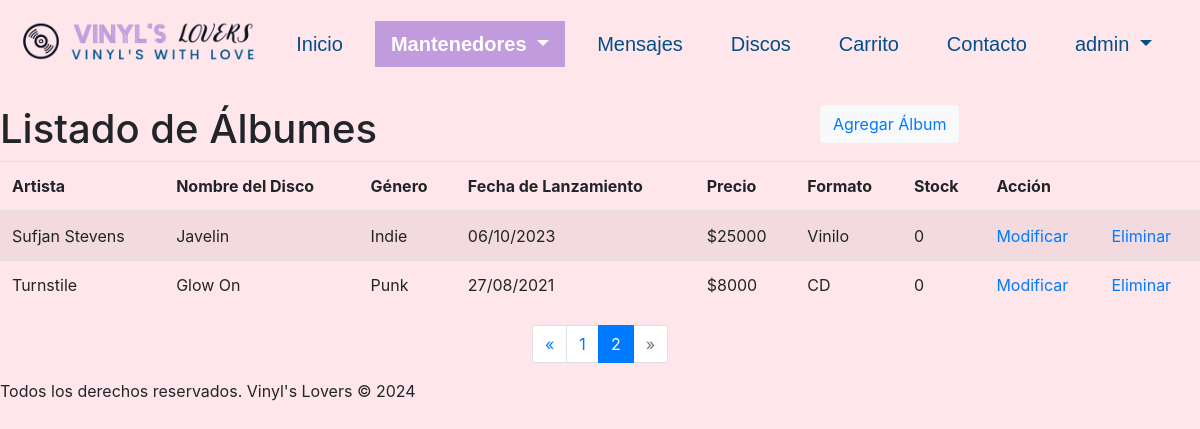
/discos/crud_albums?page=2 (signed in), run on an earlier commit of the app's database.
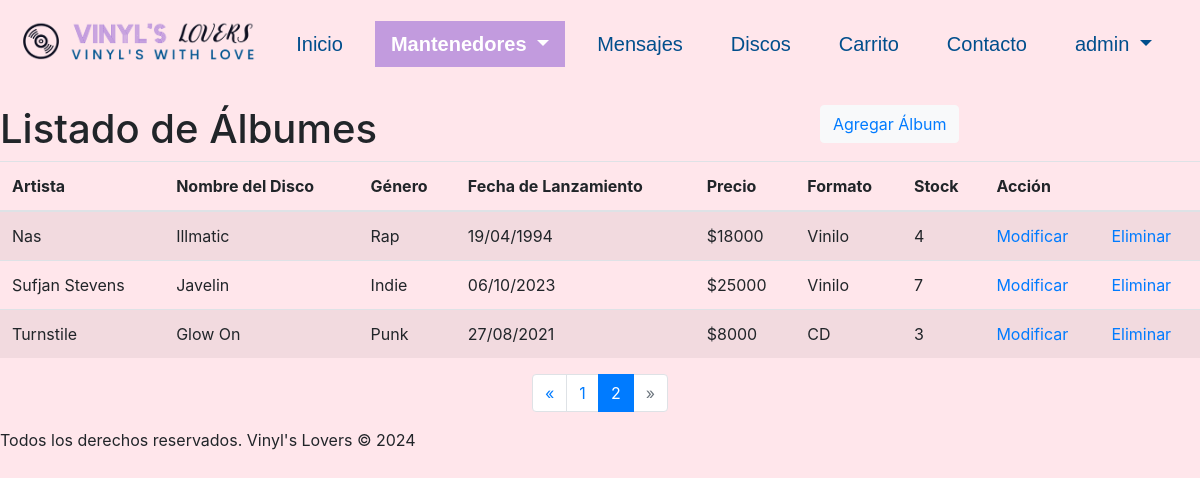
And on a later commit of the database.
### discos/models.py (models this page shows, shortened)
class Album(models.Model):
    id_album = models.AutoField(db_column='idAlbum', primary_key=True)
    id_artista = models.ForeignKey('Artista',on_delete=models.CASCADE, db_column='idArtista')
    nombre_disco = models.CharField(max_length=100, null=False)
    fecha_lanzamiento = models.DateField(null=False, blank=False)
    precio = models.IntegerField(null=False, blank=False)
    id_formato = models.ForeignKey('Formato',on_delete=models.CASCADE, db_column='idFormato')
    id_genero = models.ForeignKey('Genero',on_delete=models.CASCADE, db_column='idGenero')
    portada = models.ImageField(upload_to="media/", default=None)
    stock = models.IntegerField(null=True, default=0)
    class Meta:
        unique_together = [['id_artista', 'nombre_disco', 'fecha_lanzamiento', 'precio', 'id_formato', 'id_genero']]

class Artista(models.Model):
    id_artista = models.AutoField(db_column='idArtista', primary_key=True)
    nombre_artista = models.CharField(max_length=100, null=False, blank=False)
    pais = models.CharField(max_length=30, null=False, blank=False)
    biografia = models.TextField(null=True, blank=True)
    def __str__(self):
        return str(self.nombre_artista)
    class Meta:
        unique_together = [['nombre_artista', 'pais']]

class Genero(models.Model):
    id_genero  = models.AutoField(db_column='idGenero', primary_key=True)
    genero     = models.CharField(max_length=20, blank=False, null=False, unique=True)
    def __str__(self):
        return str(self.genero)

class Formato(models.Model):
    id_formato  = models.AutoField(db_column='idFormato', primary_key=True)
    formato     = models.CharField(max_length=20, blank=False, null=False, unique=True)
    def __str__(self):
        return str(self.formato)

### discos/views.py (the view)
# urls.py: path('crud_albums', views.crud_albums, name='crud_albums'),
@login_required
def crud_albums(request):
    albums = Album.objects.all().order_by('id_artista__nombre_artista', 'nombre_disco')
    paginator = Paginator(albums, 25)
    page = request.GET.get('page')
    try:
        albums = paginator.page(page)
    except PageNotAnInteger:
        albums = paginator.page(1)
    except EmptyPage:
        albums = paginator.page(paginator.num_pages)
    context = {'albums': albums, 'clase': 'mantenedores'}
    return render(request, 'discos/albums_list.html', context)

### discos/templates/discos/albums_list.html (shortened to what this page needs)
{% extends "discos/base.html" %}
{% load static %}
{% block content %}
{% if user.is_staff %}
<br>
  <div class="row justify-content-center">
    <div class="col-md-8 col-sm-12">
      <header>
        <h1>Listado de Álbumes</h1>
      </header>
    </div>
    <div class="col-md-4 col-sm-12">
      <div class="container-btn">
        <button class="btn btn-light" id="btnAgregar">
          <a href="{% url 'albumsAdd' %}">Agregar Álbum</a>
        </button>
      </div>
    </div>
  </div>
  <div class="table-container">
      <table class="table table-striped">
          {% if albums %}
              <thead>
                  <tr>
                  <th scope="col">Artista</th>
                  <th scope="col">Nombre del Disco</th>
                  <th scope="col">Género</th>
                  <th scope="col">Fecha de Lanzamiento</th>
                  <th scope="col">Precio</th>
                  <th scope="col">Formato</th>
                  <th scope="col">Stock</th>
                  <th scope="col" colspan="2">Acción</th>
                  </tr>
              </thead>
              <tbody>
                  {% for album in albums %}
                      <tr>
                          <td>{{ album.id_artista }}</td>
                          <td>{{ album.nombre_disco }}</td>
                          <td>{{ album.id_genero }}</td>
                          <td>{{ album.fecha_lanzamiento|date:"d/m/Y" }}</td>
                          <td>${{ album.precio }}</td>
                          <td>{{ album.id_formato }}</td>
                          <td>{{ album.stock }}</td>
                          <td class="td-update"><a href="{% url 'albums_edit' pk=album.id_album %}">Modificar</a></td>
                          <td class="td-delete"><a href="{% url 'albums_del' pk=album.id_album %}">Eliminar</a></td>
                      </tr>
                  {% endfor %}
              </tbody>
          {% endif %}
      </table>
  </div>
  <nav aria-label="Page navigation example">
    <ul class="pagination justify-content-center">
      {% if albums.has_previous %}
        <li class="page-item">
          <a class="page-link" href="?page={{ albums.previous_page_number }}" aria-label="Previous">
            <span aria-hidden="true">&laquo;</span>
          </a>
        </li>
      {% endif %}
      {% for num in albums.paginator.page_range %}
        {% if albums.number == num %}
          <li class="page-item active"><a class="page-link" href="#">{{ num }}</a></li>
        {% else %}
          <li class="page-item"><a class="page-link" href="?page={{ num }}">{{ num }}</a></li>
        {% endif %}
      {% endfor %}
      {% if albums.has_next %}
        <li class="page-item">
          <a class="page-link" href="?page={{ albums.next_page_number }}" aria-label="Next">
            <span aria-hidden="true">&raquo;</span>
            <span class="sr-only">Next</span>
          </a>
        </li>
      {% else %}
        <li class="page-item disabled">
          <a class="page-link" href="#" aria-label="Next">
            <span aria-hidden="true">&raquo;</span>
          </a>
        </li>
      {% endif %}
    </ul>
  </nav>
{% else %}
  <div class="container-permisos">
    <h1>Error</h1>
    <p>No tienes permisos para ver esta página</p>
  </div>
{% endif %}
{% endblock %}

What changed in the data, as far as the page shows it:
now on this page (row edited): Album: id_artista "Nas", nombre_disco "Illmatic", id_genero "Rap", fecha_lanzamiento "19/04/1994", precio "18000", id_formato "Vinilo", stock "4"
changed Album "Javelin": stock "0" → "7"
changed Album "Glow On": stock "0" → "3"
